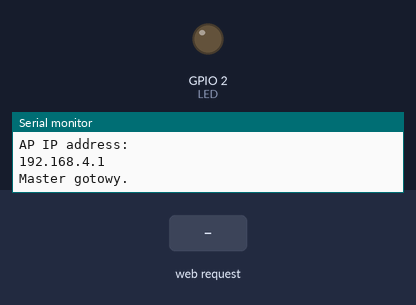
The sketch below on a simulated ESP8266 (NodeMCU). Parts: output pins drawn as LEDs (lit = HIGH), the last lines printed to the serial monitor. The inputs (shaded band) are chosen by the test bench.

Above: at 1.2 s.
1.3 s: HTTP request GET /stop received
At 1.9 s:
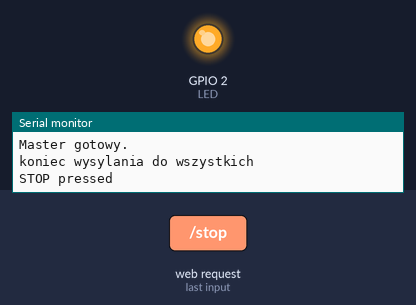
2.8 s: HTTP request GET /start received
4.3 s: HTTP request GET /scan received
Timing chart, 0 to 7.3 s (numbered marks = the images above; inputs shaded):
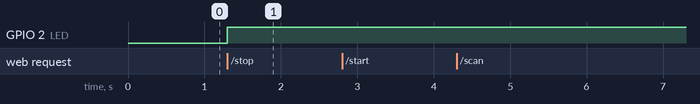

The sketch:

master_2.0.ino
```cpp
#include <ESP8266WiFi.h>
#include <ESP8266WebServer.h>
#include <espnow.h>

// Dane sieci Wi-Fi Access Point
const char *ssid = "ESP_Master";
const char *password = "";
ESP8266WebServer server(80);

#define CHANNEL_COM 1  //kanal komunukacji
#define LED 2          // wbudowana dioda LED
#define DISCOVER 0
#define RESPONSE_ECHO 1
#define RESPONSE_PRESS 2
#define COMMAND_LED_ON 10
#define COMMAND_LED_OFF 11
#define COMMAND_ASSIGN_ID 12
#define MAX_DEVICE 20
#define Success false
#define Error true

bool startPressed = false;                                                   // false = OFF, true = ON
static uint8_t broadcastAddress[] = { 0xFF, 0xFF, 0xFF, 0xFF, 0xFF, 0xFF };  //broadcast address
uint8_t nextAvailableId = 1;

typedef struct {
  uint8_t mac[6];
  uint8_t ledStatus;
  uint8_t id;
} structPeer;

structPeer peers[MAX_DEVICE];

typedef struct {
  uint8_t command;
  uint8_t id;
} structMessage;

void setup() {
  Serial.begin(115200);  //serial monitor
  pinMode(LED, OUTPUT);  //init led on esp;
  WiFi.mode(WIFI_STA);   //set wi-fi station
  WiFi.channel(CHANNEL_COM);
  //WEB
  WiFi.softAP(ssid, password);  //create access point

  IPAddress IP = WiFi.softAPIP();
  Serial.println("AP IP address: ");
  Serial.println(IP);

  server.on("/", HTTP_GET, handleRoot);
  server.on("/start", HTTP_GET, handleStart);
  server.on("/stop", HTTP_GET, handleStop);
  server.on("/scan", HTTP_GET, handlePeerCount);

  server.begin();

  //ESP-NOW
  if (esp_now_init() != 0)  //init esp-now
  {
    Serial.println("Blad inicjalizacji ESP-NOW");
    return;
  }
  //set roles station
  esp_now_set_self_role(ESP_NOW_ROLE_CONTROLLER);
  //set function when send/received
  esp_now_register_send_cb(when_send);
  esp_now_register_recv_cb(when_recv);
  //add broadcast to base peer
  esp_now_add_peer(broadcastAddress, ESP_NOW_ROLE_SLAVE, CHANNEL_COM, NULL, 0);

  Serial.println("Master gotowy.");
}

void loop() {
  server.handleClient();  // obsługuje klientów automatycznie
}

void when_send(uint8_t *mac, uint8_t status) {  //status and to whom message
  Serial.print("Wiadomość wysłana do Esp o ID: ");
  uint8_t id=searchID(mac);
  if(id!=0){
    Serial.println(id);
  }
  else{
    Serial.println("nie znaleziono ID");
  }
  Serial.println(status == 0 ? " - SUKCES" : " - NIE POWIODŁO SIĘ");
}

void when_recv(uint8_t *mac, uint8_t *data, uint8_t len) {
  if (esp_now_is_peer_exist(mac) == 0 && data[0] == RESPONSE_ECHO) {  // jesli mac nie istnieje w bazie do go dodaj ... && data == RESPONSE_ECHO
    structMessage msg = {COMMAND_ASSIGN_ID,nextAvailableId};
    esp_now_add_peer(mac, ESP_NOW_ROLE_SLAVE, CHANNEL_COM, NULL, 0);
    addPeer(mac, nextAvailableId++); //add peer and push numeration
    SendToMac(mac,msg); //send id to esp
  }

  else if (data[0] == RESPONSE_PRESS) {
    structMessage msg = {COMMAND_LED_OFF,0};
    SendToMac(mac,msg);
    Serial.printf("Wcisnieto przycisk w esp o mac:");
    printMac(mac);
  }
}

bool SendToEsp(structMessage message) {  //dokoncz kod bledu dla innych funkcji
  if(message.id==0){
    bool status = Success;
    for(int i=0;i<MAX_DEVICE;i++){
        if (peers[i].id != 0) {
          if(!SendToMac(peers[i].mac,message)){
            Serial.printf("Blad wysylu do id: %d\n",peers[i].id);
            status = Error;
          }
        }
        else{
          Serial.println("koniec wysylania do wszystkich");
          break;
        }
      }
      return status;
  }
  else{
    for (int i = 0; i < MAX_DEVICE; i++) {
      if (peers[i].id == message.id) {
        if (!SendToMac(peers[i].mac,message)) { //Send message and check result
          Serial.printf("Blad wysylu do id: %d\n",peers[i].id);
          return Error; //return error
        }
        else{
          Serial.println("koniec wysylania do konkretnego");
          return Success;
        }
      }
    }
    Serial.println("ID esp nie znaleziono w bazie");
    return Error; //return error
  }
}

bool SendToMac(uint8_t *mac, structMessage message) {
  return esp_now_send(mac, (uint8_t *)&message, sizeof(message));
}

uint8_t searchID(uint8_t *mac){
  for(int i=0;i< MAX_DEVICE; i++){
    if (memcmp(peers[i].mac, mac, 6) == 0){
      Serial.printf("Zaleziono ID: %d po adresie MAC",peers[i].id);
      return peers[i].id;
    }
  }
  return Error;
}

bool addPeer(uint8_t *mac, uint8_t id) {
  for (int i = 0; i < MAX_DEVICE; i++) {
    if (peers[i].id == 0) {  // 0 = not used id
      memcpy(peers[i].mac, mac, 6);
      peers[i].id = id;
      peers[i].ledStatus = 0;
      return true;  //success
    }
  }
  return false;  //Failure, probably no space
}

bool SendToBroadcast(structMessage msg) {
  return esp_now_send(broadcastAddress, (uint8_t *)&msg, sizeof(msg));
}

void clearPeers(){
  esp_now_del_peer(NULL); // Delete peers space
  esp_now_add_peer(broadcastAddress, ESP_NOW_ROLE_SLAVE, CHANNEL_COM, NULL, 0); //add peer broadcast
  nextAvailableId = 1; // Reset available Id
  memset(peers, 0, sizeof(peers)); // Reset peers space
}

void printMac(const uint8_t *mac) {
  for (int i = 0; i < 6; i++) {
    Serial.printf("%02X", mac[i]);
    if (i < 5) Serial.print(":");
  }
}

// handler root web
void handleRoot() {
  server.send(200, "text/html", buildHTMLPage());
}
// handler START
void handleStart() {
  if (!startPressed) {
    structMessage msg = {COMMAND_LED_ON, 0}; // do wszystkich
    SendToEsp(msg);
    startPressed = true;
    //digitalWrite(LED_BUILTIN, LOW);  // LOW = włączone w ESP
    server.send(200, "text/plain", "Wystartowano");
    Serial.println("START pressed");
    // tutaj możesz np. rozsyłać info do ESPów!
  } else {
    server.send(200, "text/plain", "START zablokowany (najpierw STOP)");
  }
}
// handler STOP
void handleStop() {
  structMessage msg = {COMMAND_LED_OFF,0};
  SendToEsp(msg);
  startPressed = false;
  digitalWrite(LED_BUILTIN, HIGH);
  server.send(200, "text/plain", "Zatrzymano");
  Serial.println("STOP pressed");
}
// handler Scan
void handlePeerCount() {
  clearPeers();
  structMessage msg = {DISCOVER,0};
  for (int i = 0; i < 6; i++) {
    msg.command = DISCOVER;
    SendToBroadcast(msg);     //Send scanning message
    msg.command = 10 + (i % 2); // ON/OFF
    SendToBroadcast(msg);  //Blink while scanning
    delay(100);
  }

  u8 count_peer = 0;
  u8 encryp_peer = 0;
  if (esp_now_get_cnt_info(&count_peer, &encryp_peer) == 0) {
    server.send(200, "text/plain", String(count_peer - 1));
    Serial.printf("Liczba połączeń: %d\n", count_peer - 1);
  } else {
    //Error read counter peer
    Serial.printf("nope cnt info\n");
  }
}
// build page
String buildHTMLPage() {
  String html = R"rawliteral(
  <!DOCTYPE html>
  <html>
  <head>
    <meta charset="UTF-8">
    <title>ESP Master Panel</title>
    <style>
      body { font-family: Arial; background-color: #f0f0f0; text-align: center; padding-top: 30px; }
      button { font-size: 20px; padding: 10px 20px; margin: 10px; border: none; border-radius: 10px; cursor: pointer; }
      #start { background-color: #4CAF50; color: white; }
      #stop { background-color: #f44336; color: white; }
      #scan { background-color: #2196F3; color: white; }
      table { margin: 20px auto; border-collapse: collapse; }
      td, th { border: 1px solid #888; padding: 10px; }
      #status { margin-top: 20px; font-size: 18px; }
    </style>
  </head>
  <body>
    <h1>ESP Master Control Panel</h1>
    <button id="start" onclick="sendCommand('start')">START</button>
    <button id="stop" onclick="sendCommand('stop')">STOP</button>
    <button id="scan" onclick="scanPeers()">SKANUJ ESP</button>

    <div id="status">Status: Czekam...</div>

    <table>
      <tr><th>Podłączone ESP</th></tr>
      <tr><td id="peerCount">0</td></tr>
    </table>

    <script>
      var startDisabled = false;

      function sendCommand(cmd) {
        if (cmd === 'start' && startDisabled) return;
        fetch('/' + cmd)
          .then(response => response.text())
          .then(data => {
            document.getElementById('status').innerText = 'Status: ' + data;
            if (cmd === 'start') startDisabled = true;
            if (cmd === 'stop') startDisabled = false;
          });
      }

      function updatePeerCount() {
        fetch('/peer_count')
          .then(response => response.text())
          .then(count => {
            document.getElementById('peerCount').innerText = count;
          });
      }

      function scanPeers() {
        fetch('/scan') // Wywołujemy skanowanie
          .then(response => response.text())
          .then(data => {
            document.getElementById('status').innerText = 'Status: ' + data;
            updatePeerCount(); // Aktualizuj liczbę peerów
          });
      }

      setInterval(updatePeerCount, 2000); // odświeżaj co 2 sekundy
    </script>
  </body>
  </html>
  )rawliteral";

  return html;
}
```

Measured:
- after the input at 1.3 s, GPIO 2 (LED): LOW → HIGH at once
